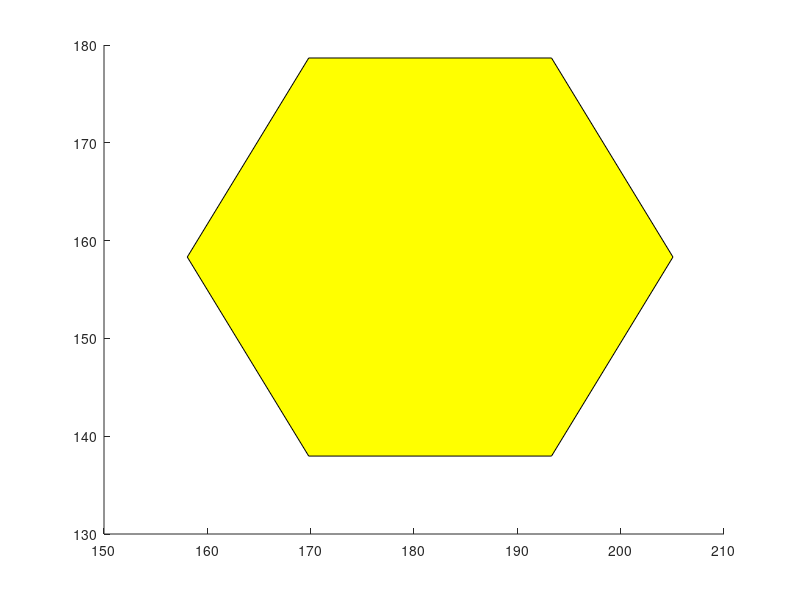

Write the MATLAB code that produced this figure. (Note: this script raises an error after producing the figure.)
% Hub Parameters (inches)
reefCenterX = 181.56;
reefCenterY = 158.32;
reefSideLength = 23.5;
reefRotationDegrees = 0;
reefRotationRadians = deg2rad(reefRotationDegrees);

% Calculate Hexagon Vertices (Unrotated)
theta = (0:5) * 2 * pi / 6;
reefVerticesX = reefCenterX + reefSideLength * cos(theta);
reefVerticesY = reefCenterY + reefSideLength * sin(theta);

% Apply Rotation
rotationMatrixReef = [cos(reefRotationRadians), -sin(reefRotationRadians); sin(reefRotationRadians), cos(reefRotationRadians)];
reefVertices = [reefVerticesX - reefCenterX; reefVerticesY - reefCenterY];
rotatedReefVertices = rotationMatrixReef * reefVertices;
reefVerticesX = rotatedReefVertices(1, :) + reefCenterX;
reefVerticesY = rotatedReefVertices(2, :) + reefCenterY;

% Plot Reef (Rotated Hexagon)
reefPatch = patch(reefVerticesX, reefVerticesY, 'y');
reefPatch.EdgeColor = 'k';
